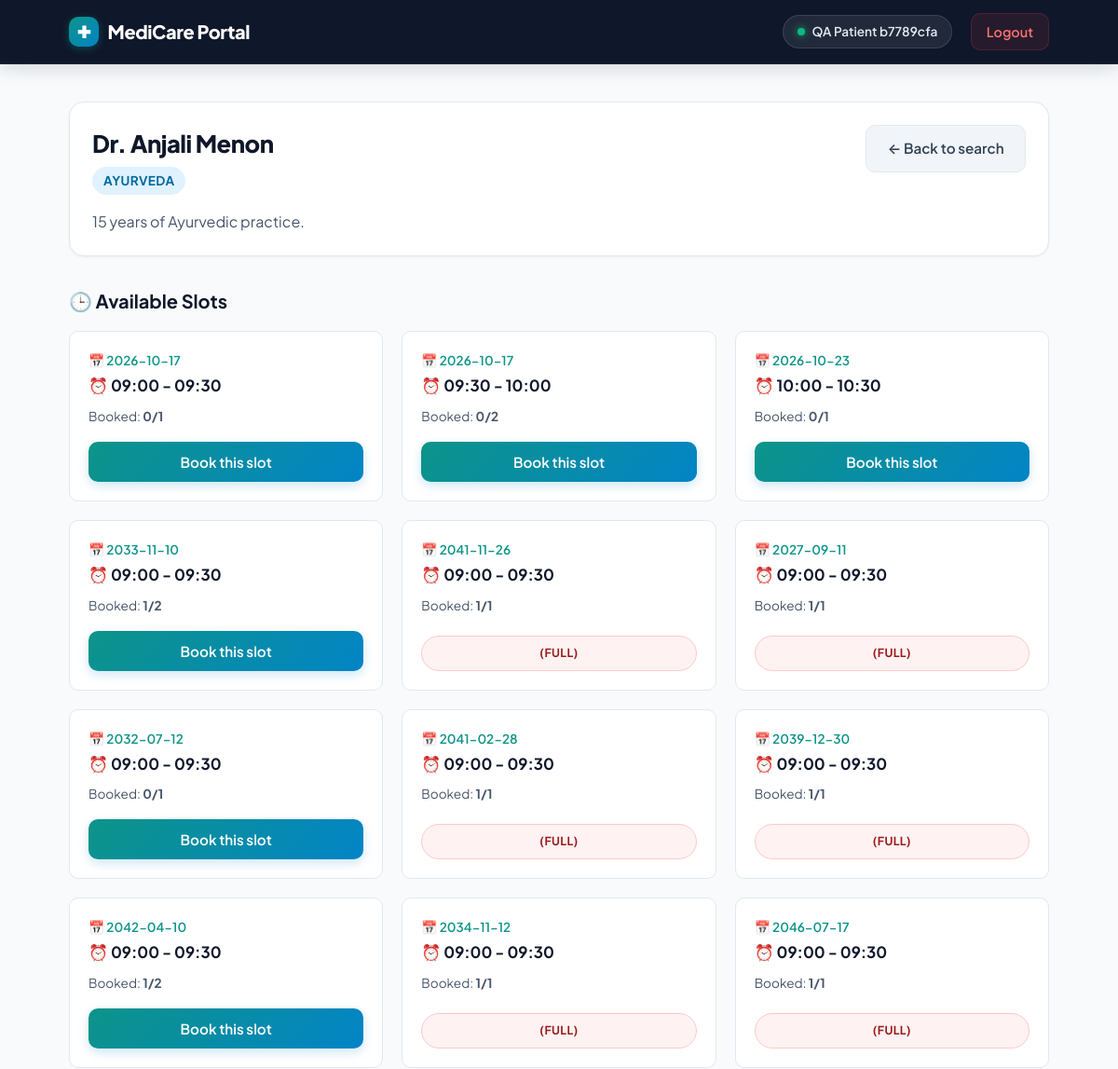
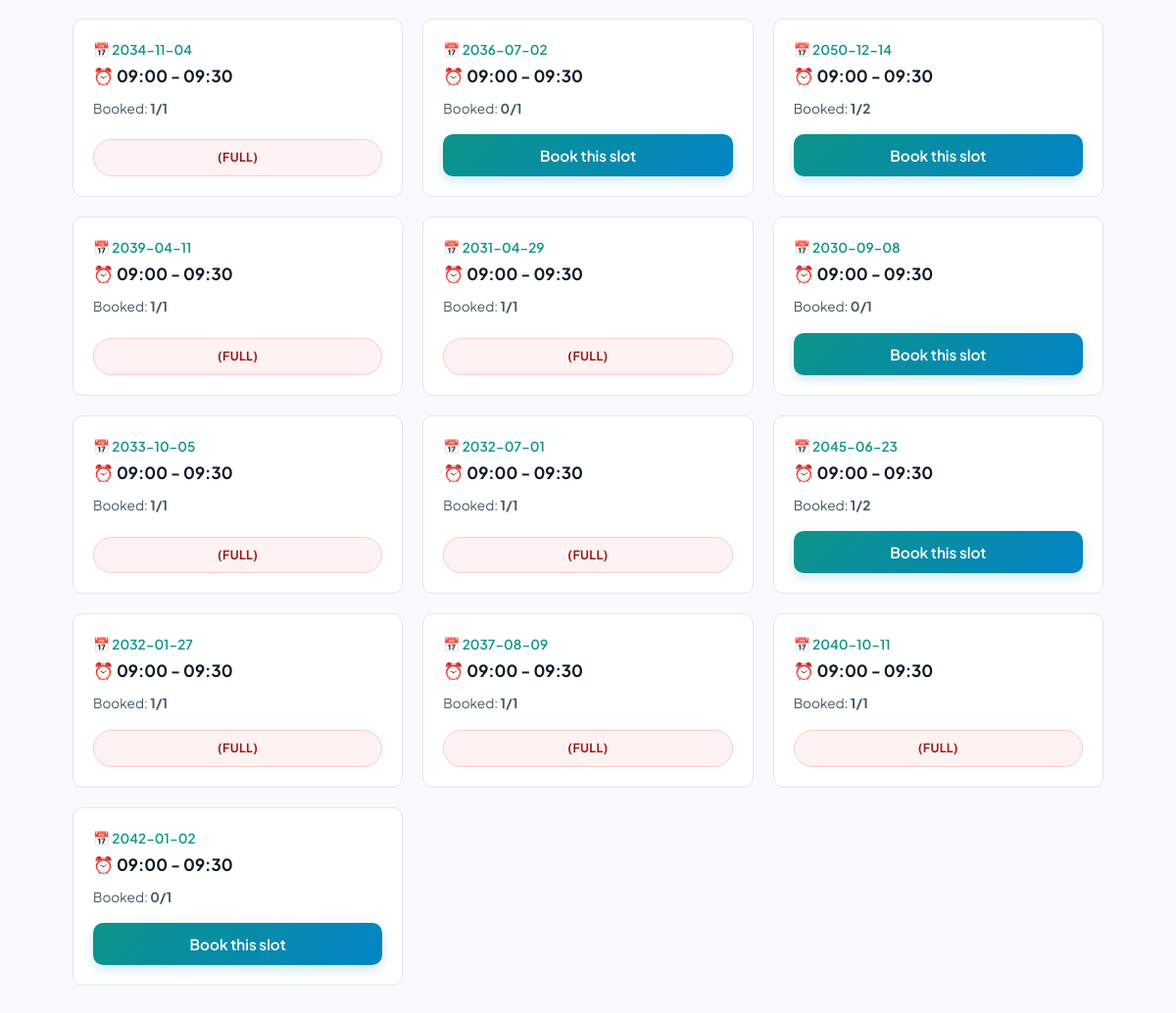
/patient/doctor/1 (signed in), run on the app's committed database (2 pictures, top to bottom).
### app/models.py (models this page shows, shortened)
class User(db.Model, UserMixin):
    id = db.Column(db.Integer, primary_key=True)
    name = db.Column(db.String(120), nullable=False)
    email = db.Column(db.String(120), unique=True, nullable=False)
    password_hash = db.Column(db.String(255), nullable=False)
    role = db.Column(db.String(20), nullable=False, default="patient")  # patient / doctor / admin
    created_at = db.Column(db.DateTime, default=datetime.utcnow)

class DoctorProfile(db.Model):
    id = db.Column(db.Integer, primary_key=True)
    user_id = db.Column(db.Integer, db.ForeignKey("user.id"), nullable=False, unique=True)
    specialization = db.Column(db.String(120), nullable=False)
    bio = db.Column(db.Text, default="")
    user = db.relationship("User", backref="doctor_profile")

class Slot(db.Model):
    id = db.Column(db.Integer, primary_key=True)
    doctor_id = db.Column(db.Integer, db.ForeignKey("doctor_profile.id"), nullable=False)
    slot_date = db.Column(db.Date, nullable=False)
    start_time = db.Column(db.String(5), nullable=False)  # "HH:MM"
    end_time = db.Column(db.String(5), nullable=False)
    capacity = db.Column(db.Integer, nullable=False, default=1)
    booked_count = db.Column(db.Integer, nullable=False, default=0)
    doctor = db.relationship("DoctorProfile", backref="slots")
    def is_full(self):
        return self.booked_count >= self.capacity
    def is_past(self):
        return self.slot_date < date.today()

### app/routes/patient.py (the view)
@patient_bp.route("/doctor/<int:doctor_id>")
@login_required
def doctor_detail(doctor_id):
    if not _require_patient():
        return "Forbidden: patient access only", 403
    doctor = DoctorProfile.query.get_or_404(doctor_id)
    upcoming_slots = [s for s in doctor.slots if not s.is_past()]
    return render_template("doctor_detail.html", doctor=doctor, slots=upcoming_slots)

### app/__init__.py (called while the page is built)
@login_manager.user_loader
def load_user(user_id):
    return User.query.get(int(user_id))

### app/routes/patient.py (called while the page is built)
def _require_patient():
    return current_user.is_authenticated and current_user.role == "patient"

### app/templates/doctor_detail.html (shortened to what this page needs)
{% extends "base.html" %}
{% block content %}
<div class="card" style="margin-bottom: 2rem;">
  <div style="display: flex; align-items: flex-start; justify-content: space-between; gap: 1rem; flex-wrap: wrap;">
    <div>
      <h1 class="page-title" style="margin-bottom: 0.25rem;">{{ doctor.user.name }}</h1>
      <span class="badge badge-completed" style="font-size: 0.85rem;">{{ doctor.specialization }}</span>
    </div>
    <a href="{{ url_for('patient.dashboard') }}" class="btn btn-secondary btn-sm">← Back to search</a>
  </div>
  {% if doctor.bio %}
  <p style="margin-top: 1rem; color: var(--text-secondary); line-height: 1.6;">{{ doctor.bio }}</p>
  {% endif %}
</div>
<h2 class="section-title">🕒 Available Slots</h2>
<div class="slots-grid">
  {% for slot in slots %}
  <div class="slot-card" data-testid="slot-card">
    <div>
      <div style="font-size: 0.85rem; font-weight: 600; color: var(--teal-accent); margin-bottom: 0.2rem;">📅 {{
        slot.slot_date }}</div>
      <div class="slot-time">⏰ {{ slot.start_time }} - {{ slot.end_time }}</div>
      <div class="slot-capacity" style="margin-top: 0.5rem;">Booked: <strong>{{ slot.booked_count }}/{{ slot.capacity
          }}</strong></div>
    </div>
    <div>
      {% if slot.is_full() %}
      <span class="badge badge-cancelled error"
        style="width: 100%; justify-content: center; padding: 0.5rem;">(Full)</span>
      {% else %}
      <form method="POST" action="{{ url_for('patient.book', slot_id=slot.id) }}">
        <button type="submit" data-qa="book-slot-button" class="btn btn-full btn-sm">Book this slot</button>
      </form>
      {% endif %}
    </div>
  </div>
  {% else %}
  <p data-testid="no-slots" style="color: var(--text-secondary); font-style: italic;">No upcoming slots available.</p>
  {% endfor %}
</div>
{% endblock %}

### app/templates/base.html (shortened to what this page needs)
<!DOCTYPE html>
<html lang="en">
<head>
  <link rel="stylesheet" href="{{ url_for('static', filename='css/style.css') }}">
</head>
<body>
  <header class="app-header">
    <div class="nav-container">
      <a href="{{ url_for('auth.index') }}" class="brand-logo">
        <span class="brand-icon">✚</span>
        <span>MediCare Portal</span>
      </a>
      <div class="nav-right">
        {% if current_user.is_authenticated %}
        <div class="user-pill">
          <span class="user-pill-dot"></span>
          <span>{{ current_user.name }}</span>
        </div>
        <a href="{{ url_for('auth.logout') }}" id="logout-link" class="nav-link-btn nav-link-logout">Logout</a>
        {% else %}
        <a href="{{ url_for('auth.login') }}" class="nav-link-btn">Login</a>
        <a href="{{ url_for('auth.register') }}" class="nav-link-btn">Register</a>
        {% endif %}
      </div>
    </div>
  </header>
  <main class="app-main">
    {% block content %}{% endblock %}
  </main>
</body>
</html>

### data on the page
User: name "QA Patient b7789cfa"
User: user.name "Dr. Anjali Menon"
DoctorProfile: specialization "AYURVEDA", bio "15 years of Ayurvedic practice."
Slot: slot_date "2026-10-17", start_time "09:00", end_time "09:30", booked_count "0", capacity "1"
Slot: slot_date "2026-10-17", start_time "09:30", end_time "10:00", booked_count "0", capacity "2"
Slot: slot_date "2026-10-23", start_time "10:00", end_time "10:30", booked_count "0", capacity "1"
Slot: slot_date "2033-11-10", start_time "09:00", end_time "09:30", booked_count "1", capacity "2"
Slot: slot_date "2041-11-26", start_time "09:00", end_time "09:30", booked_count "1", capacity "1", shows "(FULL)"
Slot: slot_date "2027-09-11", start_time "09:00", end_time "09:30", booked_count "1", capacity "1", shows "(FULL)"
Slot: slot_date "2032-07-12", start_time "09:00", end_time "09:30", booked_count "0", capacity "1"
Slot: slot_date "2041-02-28", start_time "09:00", end_time "09:30", booked_count "1", capacity "1", shows "(FULL)"
Slot: slot_date "2039-12-30", start_time "09:00", end_time "09:30", booked_count "1", capacity "1", shows "(FULL)"
Slot: slot_date "2042-04-10", start_time "09:00", end_time "09:30", booked_count "1", capacity "2"
Slot: slot_date "2034-11-12", start_time "09:00", end_time "09:30", booked_count "1", capacity "1", shows "(FULL)"
Slot: slot_date "2046-07-17", start_time "09:00", end_time "09:30", booked_count "1", capacity "1", shows "(FULL)"
Slot: slot_date "2034-11-04", start_time "09:00", end_time "09:30", booked_count "1", capacity "1", shows "(FULL)"
Slot: slot_date "2036-07-02", start_time "09:00", end_time "09:30", booked_count "0", capacity "1"
Slot: slot_date "2050-12-14", start_time "09:00", end_time "09:30", booked_count "1", capacity "2"
Slot: slot_date "2039-04-11", start_time "09:00", end_time "09:30", booked_count "1", capacity "1", shows "(FULL)"
Slot: slot_date "2031-04-29", start_time "09:00", end_time "09:30", booked_count "1", capacity "1", shows "(FULL)"
Slot: slot_date "2030-09-08", start_time "09:00", end_time "09:30", booked_count "0", capacity "1"
Slot: slot_date "2033-10-05", start_time "09:00", end_time "09:30", booked_count "1", capacity "1", shows "(FULL)"
Slot: slot_date "2032-07-01", start_time "09:00", end_time "09:30", booked_count "1", capacity "1", shows "(FULL)"
Slot: slot_date "2045-06-23", start_time "09:00", end_time "09:30", booked_count "1", capacity "2"
Slot: slot_date "2032-01-27", start_time "09:00", end_time "09:30", booked_count "1", capacity "1", shows "(FULL)"
Slot: slot_date "2037-08-09", start_time "09:00", end_time "09:30", booked_count "1", capacity "1", shows "(FULL)"
Slot: slot_date "2040-10-11", start_time "09:00", end_time "09:30", booked_count "1", capacity "1", shows "(FULL)"
Slot: slot_date "2042-01-02", start_time "09:00", end_time "09:30", booked_count "0", capacity "1"
